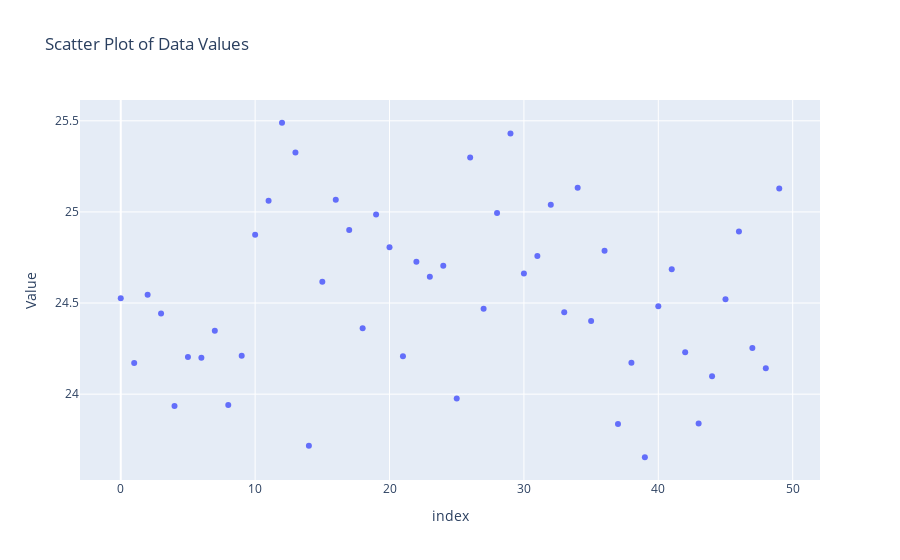

Write notebook code for a chart like this one.
### Code cell
data.plot.scatter(x=data.index, y="Value", title="Scatter Plot of Data Values")

### Figure 1 — Plotly figure (JSON) as saved in the notebook; plotly's stock layout.template omitted (floating-point values rounded to 4 significant figures)
{"data": [{"hovertemplate": "index=%{x}<br>Value=%{y}<extra></extra>", "legendgroup": "", "marker": {"color": "#636efa", "symbol": "circle"}, "mode": "markers", "name": "", "orientation": "v", "showlegend": false, "type": "scatter", "x": [0, 1, 2, 3, 4, 5, 6, 7, 8, 9, 10, 11, 12, 13, 14, 15, 16, 17, 18, 19, 20, 21, 22, 23, 24, 25, 26, 27, 28, 29, 30, 31, 32, 33, 34, 35, 36, 37, 38, 39, 40, 41, 42, 43, 44, 45, 46, 47, 48, 49], "xaxis": "x", "y": [24.53, 24.17, 24.54, 24.44, 23.93, 24.2, 24.2, 24.35, 23.94, 24.21, 24.87, 25.06, 25.49, 25.33, 23.72, 24.62, 25.07, 24.9, 24.36, 24.99, 24.81, 24.21, 24.73, 24.64, 24.7, 23.98, 25.3, 24.47, 24.99, 25.43, 24.66, 24.76, 25.04, 24.45, 25.13, 24.4, 24.79, 23.84, 24.17, 23.65, 24.48, 24.69, 24.23, 23.84, 24.1, 24.52, 24.89, 24.25, 24.14, 25.13], "yaxis": "y"}], "layout": {"legend": {"tracegroupgap": 0}, "title": {"text": "Scatter Plot of Data Values"}, "xaxis": {"anchor": "y", "domain": [0, 1], "title": {"text": "index"}}, "yaxis": {"anchor": "x", "domain": [0, 1], "title": {"text": "Value"}}}}
